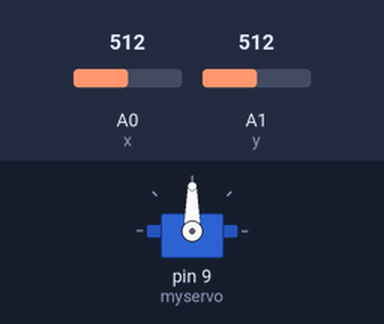
A sketch run on a simulated Arduino Uno, built with avr-gcc and run on an emulated ATmega328P. Shown: servo. The inputs (shaded band) are chosen by the test bench; at power-on: A0 (x) = 512, A1 (y) = 512.

Above: at 1.2 s.
1.3 s: A0 (x) set to 210
2.8 s: A0 (x) set to 186
At 3.1 s:
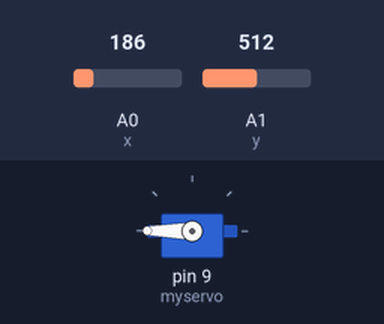
5.8 s: A0 (x) set to 306
At 6.6 s:
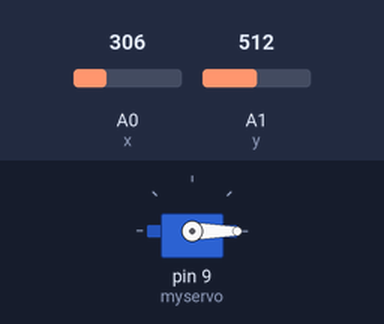
7.3 s: A0 (x) set to 190
At 7.7 s:
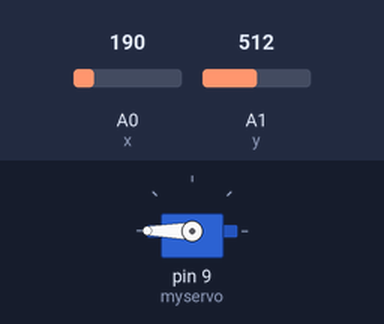
Timing chart, 0 to 11.3 s (numbered marks = the images above; inputs shaded):
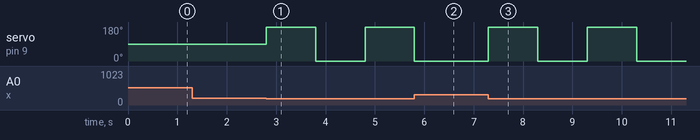

The sketch:

8-2.ino
```cpp
#include <Servo.h>
const int sw = 2;
const int x = A0;
const int y = A1;
Servo myservo;
void setup() {
  myservo.attach(9);
  pinMode(y , INPUT);
  pinMode(x , INPUT);
}
void loop() {
  if (analogRead(y) > 1000){
    myservo.write(0);
    delay(1000);
    myservo.write(90);
    delay(1000);
  }
   if (analogRead(x) < 200){
    myservo.write(180);
    delay(1000);
    myservo.write(0);
    delay(1000);
  }
}
```

Measured:
- the behaviour switches between 200 and 199 on A0 (x) (found by bisection; images 0 and 1)
- after the input at 1.3 s, every drawn part: stays the same
- after the input at 2.8 s, servo on pin 9 (myservo): 90° → 180° at once, → 0° 1.0 s later, → 180° 1.0 s later
- after the input at 5.8 s, servo on pin 9 (myservo): goes on until 5.8 s, then stays 0°
- after the input at 7.3 s, servo on pin 9 (myservo): alternates 180° for 1.0 s and 0° for 1.0 s, starting at once
